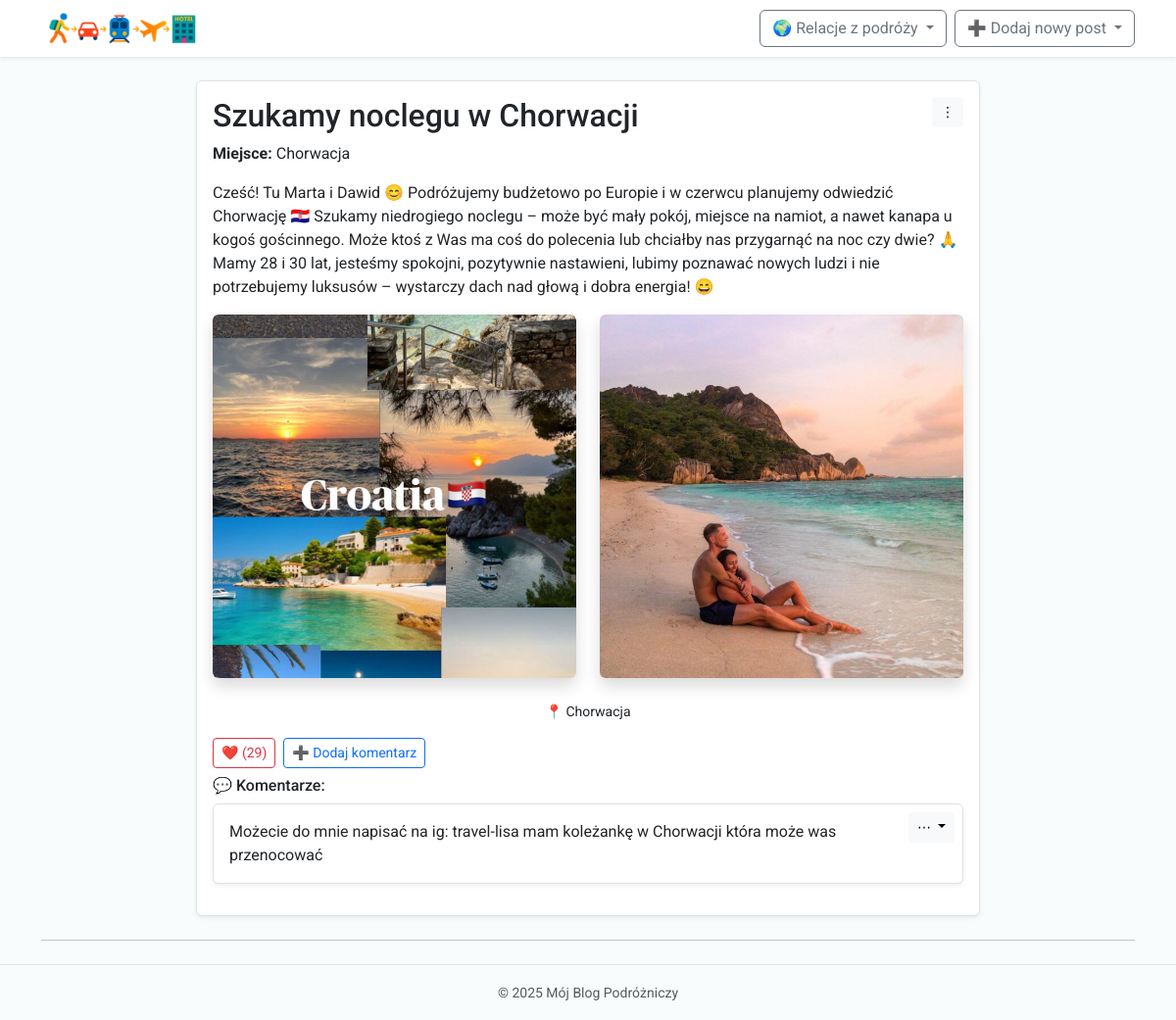
Screenshot of /country/Chorwacja with the database file from the repository.
### app.py (models this page shows, shortened)
class Post(db.Model):
    id = db.Column(db.Integer, primary_key=True)
    title = db.Column(db.String(100), nullable=False)
    content = db.Column(db.Text, nullable=False)
    location = db.Column(db.String(100), nullable=True)
    image = db.Column(db.String(300), nullable=True)
    image2 = db.Column(db.String(300), nullable=True) #dodawanie drugiego zdjęcia
    country = db.Column(db.String(100), nullable=True)
    likes = db.Column(db.Integer, default=0)
    created_at = db.Column(db.DateTime, default=datetime.utcnow)

class Comment(db.Model):
    id = db.Column(db.Integer, primary_key=True)
    content = db.Column(db.Text, nullable=False)
    post_id = db.Column(db.Integer, db.ForeignKey('post.id'), nullable=False)
    post = db.relationship('Post', backref=db.backref('comments',cascade="all, delete", lazy=True))

### app.py (the view)
@app.route("/country/<country>")
def posts_by_country(country):
    posts = Post.query.filter(func.lower(Post.country) == func.lower(country))\
                      .order_by(Post.created_at.desc()).all()
    return render_template("index.html", posts=posts)

### templates/index.html (shortened to what this page needs)
{% extends "base.html" %}
{% block content %}
    {% for post in posts %}
    <article class="mb-4 p-3 border rounded shadow-sm w-100 mx-auto"  style="max-width: 800px; background-color: #ffffff;"">
        <div class="d-flex justify-content-between align-items-start">
            <h2 class="me-3">{{ post.title }}</h2>
            <div class="dropdown">
                <button class="btn btn-sm btn-light" type="button" data-bs-toggle="dropdown" aria-expanded="false">
                    ⋮
                </button>
            </div>
        </div>
        <p><strong>Miejsce:</strong> {{ post.location }}</p>
        <p>{{ post.content }}</p>
        {% if post.image or post.image2 %}
<div class="row text-center my-3 justify-content-center">
    {% if post.image %}
    <div class="col-md-6 mb-2">
        <img src="{{ post.image }}" alt="Zdjęcie z podróży" class="img-fluid rounded shadow" style="aspect-ratio: 1/1; object-fit: cover; width: 100%;">
    </div>
    {% endif %}
    {% if post.image2 %}
    <div class="col-md-6 mb-2">
        <img src="{{ post.image2 }}" alt="Drugie zdjęcie z podróży" class="img-fluid rounded shadow" style="aspect-ratio: 1/1; object-fit: cover; width: 100%;">
    </div>
    {% endif %}
</div>
<p class="text-center small mt-2">📍 {{ post.location }}</p>
{% endif %}
<div class="mt-3 d-flex justify-content-start align-items-center flex-wrap gap-2">
     <button class="btn btn-outline-danger btn-sm like-btn" data-id="{{ post.id }}">
  ❤️ (<span class="like-count">{{ post.likes }}</span>)
    </button>
    <a href="{{ url_for('post_detail', post_id=post.id) }}" class="btn btn-outline-primary btn-sm">➕ Dodaj komentarz</a>
</div>
<div class="mt-2">
    {% if post.comments %}
        <h6>💬 Komentarze:</h6>
        {% for comment in post.comments %}
            <div class="border rounded p-3 mb-3 bg-white shadow-sm position-relative">
    <div style="max-width: 90%; word-wrap: break-word;">
        {{ comment.content }}
    </div>
    <div class="dropdown position-absolute top-0 end-0 m-2">
        <button class="btn btn-sm btn-light dropdown-toggle" type="button" data-bs-toggle="dropdown" aria-expanded="false">
            ⋯
        </button>
    </div>
</div>
        {% endfor %}
    {% else %}
        <p class="text-muted small">Brak komentarzy.</p>
    {% endif %}
</div>
    </article>
    <hr>
    {% endfor %}
{% endblock %}

### templates/static/style.css (style rules this page uses)
body { font-family: 'Roboto', sans-serif; background-color: #f8f9fa; }

### rows the page displays
Post: title "Szukamy noclegu w Chorwacji", location "Chorwacja", content "Cześć! Tu Marta i Dawid 😊 Podróżujemy budżetowo po Europie i w czerwcu planujemy odwiedzić Chorwację 🇭🇷 Szukamy niedrogiego noclegu – może być mały pokój, miejsce na namiot, a nawet kanapa u kogoś gościnnego. Może ktoś z Was ma coś do polecenia lub chciałby nas przygarnąć na noc czy dwie? 🙏 Mamy 28 i 30 lat, jesteśmy spokojni, pozytywnie nastawieni, lubimy poznawać nowych ludzi i nie potrzebujemy luksusów – wystarczy dach nad głową i dobra energia! 😄", image (picture), image2 (picture), likes "29"
Comment: content "Możecie do mnie napisać na ig: travel-lisa mam koleżankę w Chorwacji która może was przenocować"
